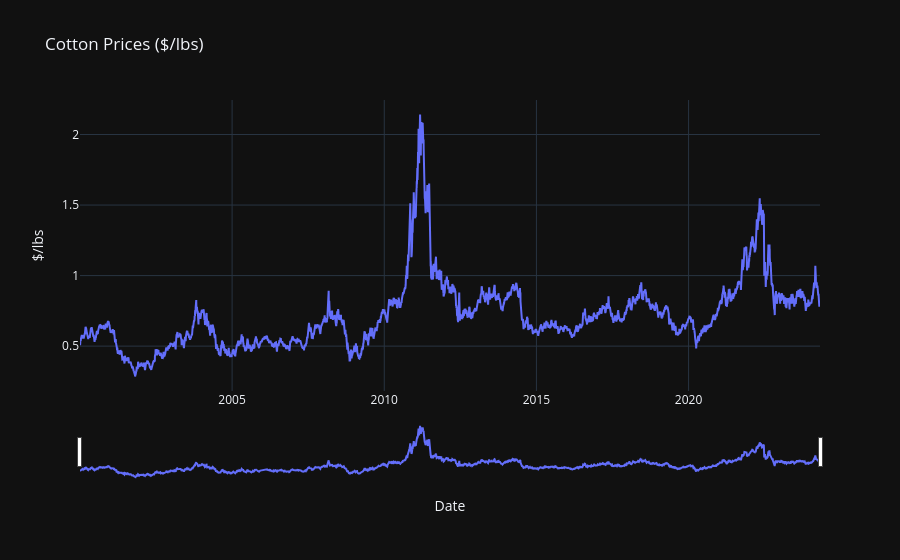

Here is the notebook cell this chart was saved with:
### Markdown cell above
# View Price Data

### Code cell
# Create the line plot with Plotly Graph Objects
fig = go.Figure(data=go.Scatter(x=cotton_df.index, y=cotton_df['$/lbs'], mode='lines'))

# Set graph layout, including dynamically set y-axis range
fig.update_layout(
    title='Cotton Prices ($/lbs)',
    xaxis_title='Date',
    yaxis_title='$/lbs',
    template='plotly_dark',
    xaxis=dict(
        rangeslider=dict(
            visible=True
        ),
        type="date"
    ),
    yaxis=dict(
        fixedrange=False  # Allow y-axis to be manually scalable by the user
    )
)

# Show the plot
fig.show()

### Figure 1 — Plotly figure (JSON) as saved in the notebook; plotly's stock layout.template omitted (floating-point values rounded to 4 significant figures; data arrays with more than 128 entries replaced by an {"elided": "..."} marker saying what was removed)
{"data": [{"mode": "lines", "type": "scatter", "x": {"elided": "6139 str values"}, "y": {"elided": "6139 float values"}}], "layout": {"title": {"text": "Cotton Prices ($/lbs)"}, "xaxis": {"rangeslider": {"visible": true}, "title": {"text": "Date"}, "type": "date"}, "yaxis": {"fixedrange": false, "title": {"text": "$/lbs"}}}}
